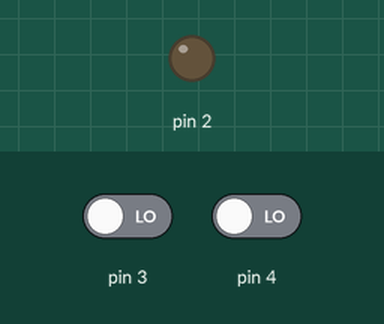
Simulated run of this sketch. Board: Arduino Uno, built with avr-gcc and run on an emulated ATmega328P. On the bench: output pins drawn as LEDs (lit = HIGH). The test bench sets the inputs (shaded band); at power-on: pin 4 LOW, pin 3 LOW.

Above: at 1.2 s.
1.3 s: pin 4 driven HIGH
At 2.4 s:
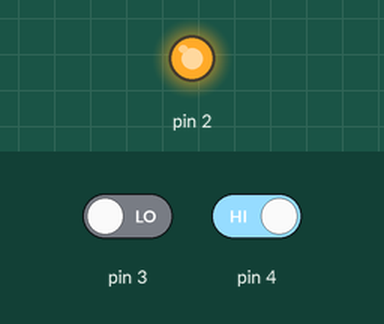
2.8 s: pin 3 driven HIGH
At 3.8 s:
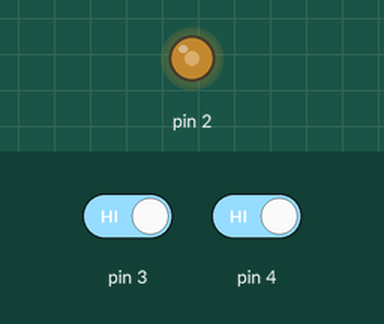
4.3 s: pin 3 driven LOW
At 5.7 s:
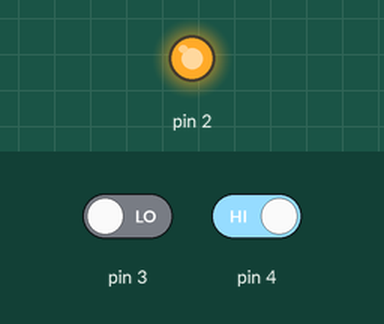
Timing chart, 0 to 7.3 s (numbered marks = the images above; inputs shaded):
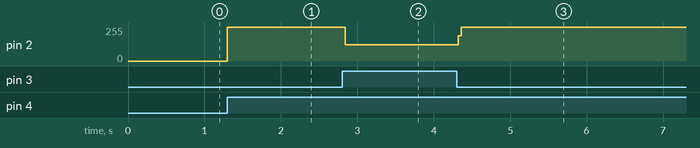

The sketch:

Practica3Motor.ino
```cpp
void setup() {
  pinMode(2, OUTPUT);
  pinMode(3, INPUT);
  pinMode(4, INPUT);
}

void loop() {
  if(digitalRead(4)){
    digitalWrite(2, HIGH);
  }
  if(digitalRead(3)){
    digitalWrite(2, LOW);
  }
}
```

Measured:
- after the input at 1.3 s, pin 2: 0/255 → 255/255 at once
- after the input at 2.8 s, pin 2: 255/255 → 122/255 at once
- after the input at 4.3 s, pin 2: 122/255 → 255/255 at once
